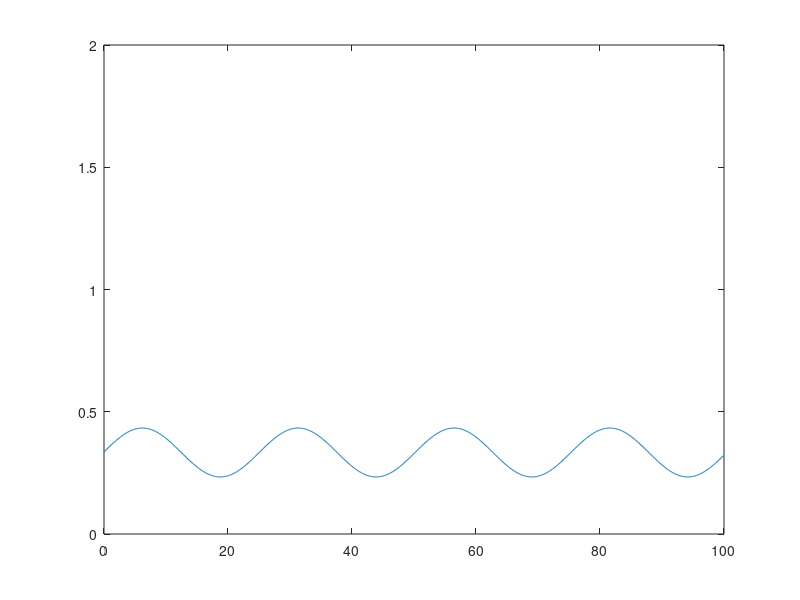

This chart was generated by the following MATLAB code: (Note: this script raises an error after producing the figure.)
%Set up 

%model (As in Gandhi et al)
D = 10; %Seed dispersal rate - Something funky going on here
L = 4; %Evap Rate
M = 1.8; %Mortality Rate
J = 0.003; %Water Use Efficiency
V = 63; %Advection Rate
R = 100; %Transpiration Rate
P = 272; %Precip rate (in 240<P<272 range for pattern formation

%Finite difference parameters
tmax = 2000; %number of timesteps to run
xmax = 1000; %number of gridpoints in space
dt = 0.01; %Timestep size
dx = 0.1; %Grid resolution
xax = linspace(0,(xmax-1)*dx,xmax);
domlength = dx*xmax;

%Preallocating size of W,B
W = zeros(tmax,xmax);
B=W;
Bsum = B(:,1);

% %DBCs
% Wx0 = 0; 
% Bx0 = 0.5; 

%ICs (perturbations about equilibrium
Beq = 0.5*(P*J/M + sqrt((P*J/M)^2-4*L/R)); 
Weq = M/(J*R*Beq);

    %Impulse ICs
%     W(1,1) = 2;
%     B(1,1) = 2;

for j = 1:xmax

%         %Uniform Noisy ICs
%         B(1,j) = 0.3 + (0.3*rand-0.15); % Initial vegetation density
%         W(1,j) = 0.3 + (0.3*rand-0.15); % Initial water concentration

%             Periodic ICs
            
            B(1,j) = Beq + 0.1*(sin(0.25*j*domlength/xmax)); % Initial vegetation density
            W(1,j) = Weq + 0.1*(sin(0.25*j*domlength/xmax)); % Initial water concentration
            

%         %Step ICs
%         if j<xmax/2
%             B(1,j) = 0.3;
%             W(1,j) = 0.3;
%         else
%             B(1,j) = 0.45;
%             W(1,j) = 0.45;
%         end

end

%Keeping note of total biomass
Bsum(1) = sum(B(1,:))/xmax;

    figure(1)
    clf
    fig1 = gca;
    pl1 = plot(fig1,xax,B(1,:));
    
    ylim([0 2])
    drawnow

%Initialise the matrices

lambda = dt*V/dx;
mu = D*dt/(dx^2);

lambdaMat = diag(repmat(1+lambda,xmax,1)) + diag(repmat(-lambda,xmax-1,1),1);
lambdaMat(xmax,1) = -lambda;
lambdaMatInv = lambdaMat^-1;

muMat = diag(repmat(1+2*mu,xmax,1)) + diag(repmat(-mu,xmax-1,1),1) + diag(repmat(-mu,xmax-1,1),-1);
muMat(xmax,1) = -mu;
muMat(1,xmax) = -mu;
muMatInv = muMat^-1;


for i = 2:tmax
    Wrow = W(i-1,:);
    Brow = B(i-1,:);
    W(i,:) = (lambdaMatInv*(Wrow + dt*(-L*Wrow - R*Wrow.*Brow.^2 + P))')';
    B(i,:) = (muMatInv*(Brow + dt*(J*R*Wrow.*Brow.^2 - M*Brow))')';

if mod(i,100) == 0
    pl1.YData = B(i,:); 
    drawnow
    i
end
Bsum(i) = sum(B(i,:))/xmax;
end

%Total biomass over time plot, interesting
figure(2)
fig2 = gca;
pl2 = plot(fig2,1:tmax,Bsum);
ylabel('Total Biomass')
xlabel('Time')
title('Total Biomass Over Time')



        
